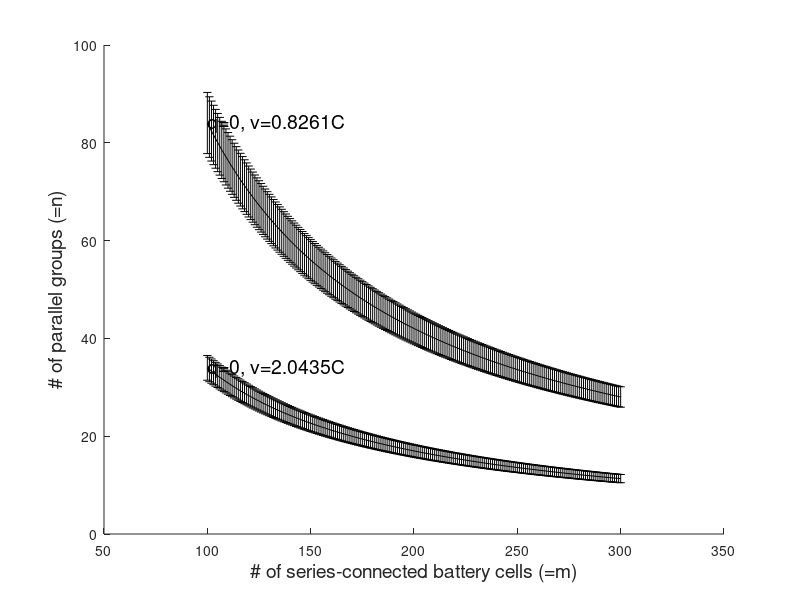

This chart was generated by the following MATLAB code:
function howmanypgroups
alpha=[0.8261 2.0435]; %recovery efficiency
v=[3.5; 4.06267]; %output voltage
hp=35; %horsepower
w=746; %watts per hp
m=[100:300];

figure %howmany.fig
hold on

k=0;
n1=[];n2=[];
for i=m
    n1=[n1 (w*hp)./(alpha(1) * i * v *(1+k))];
    n2=[n2 (w*hp)./(alpha(2) * i * v *(1+k))];
end

M1=mean(n1);
U1=n1(1,:)-M1;
L1=M1-n1(2,:);
errorbar(m,M1,L1,U1,'k');
text(m(1),M1(1),['q=' num2str(k) ', \nu=' num2str(alpha(1), '%1.4f') 'C'],'FontSize',14);

M2=mean(n2);
U2=n2(1,:)-M2;
L2=M2-n2(2,:);
errorbar(m,M2,L2,U2,'k');
text(m(1),M2(1),['q=' num2str(k) ', \nu=' num2str(alpha(2), '%1.4f') 'C'],'FontSize',14);

if 0
k=0.5;
n3=[];n4=[];
for i=m
    n3=[n3 (w*hp)./(alpha(1) * i * v *(1+k))];
    n4=[n4 (w*hp)./(alpha(2) * i * v *(1+k))];
end

M3=mean(n3);
U3=n3(1,:)-M3;
L3=M3-n3(2,:);
errorbar(m,M3,L3,U3,'k');
text(m(1),M3(1),['q=' num2str(k, '%1.1f') ', \nu=' num2str(alpha(1), '%1.4f') 'C'],'FontSize',14);

M4=mean(n4);
U4=n4(1,:)-M4;
L4=M4-n4(2,:);
errorbar(m,M4,L4,U4,'k');
text(m(1),M4(1),['q=' num2str(k, '%1.1f') ', \nu=' num2str(alpha(2), '%1.4f') 'C'],'FontSize',14);
end %if 0

%plot(m,n1,m,n2,'MarkerSize',4,'LineWidth',1);
%legend('k=0, \nu = 0.8261','k=0, \nu = 2.0435',...
%    'k=0.5, \nu = 0.8261','k=0.5, \nu = 2.0435');
xlabel('# of series-connected battery cells (=m)','FontSize',14);
ylabel('# of parallel groups (=n)','FontSize',14);
hold off
